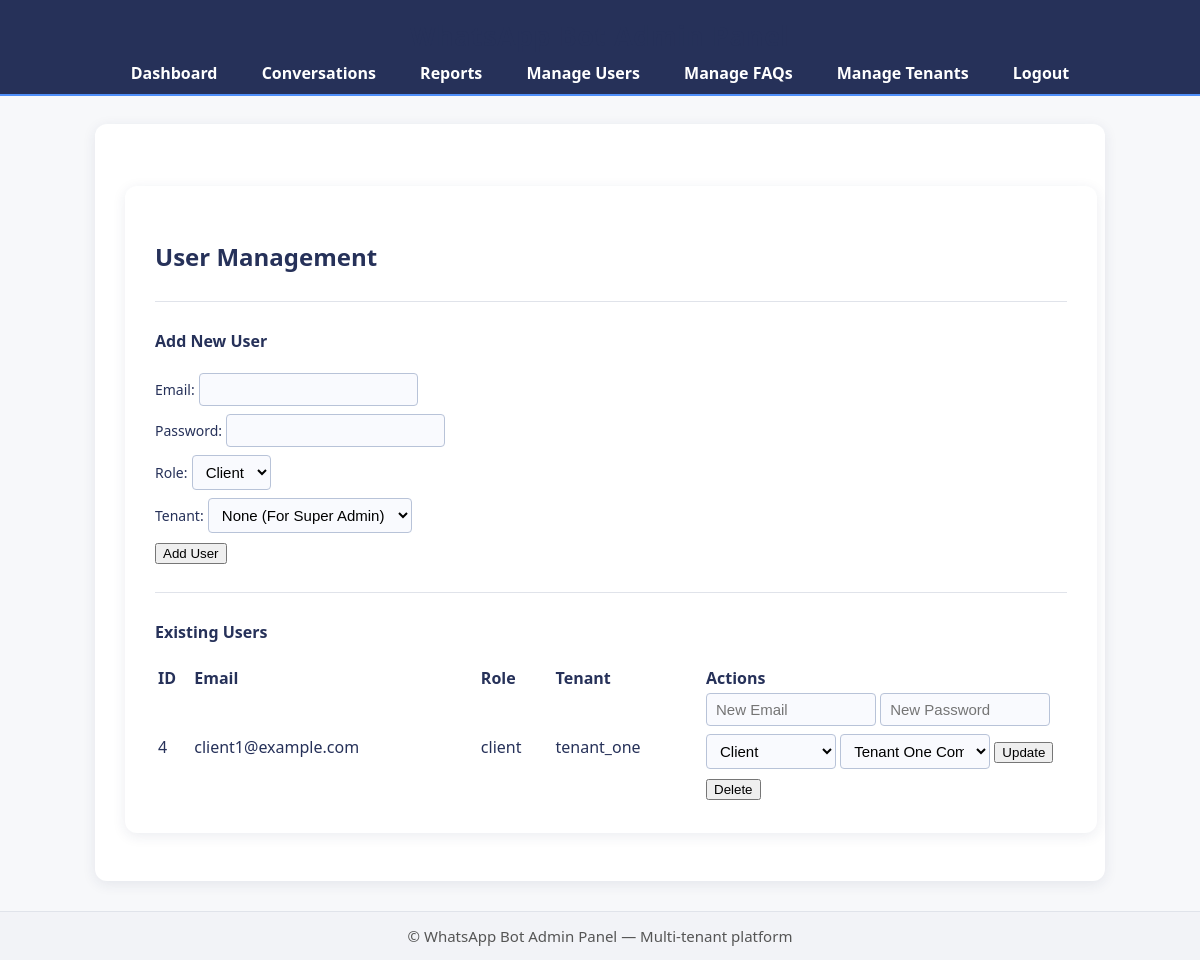
Page /manage_users (signed in) on the committed database.
### tables this page shows
CREATE TABLE users (
                    id INTEGER PRIMARY KEY AUTOINCREMENT,
                    uid TEXT UNIQUE, -- Firebase User ID (optional)
                    email TEXT UNIQUE NOT NULL,
                    password_hash TEXT, -- For local authentication
                    role TEXT NOT NULL, -- admin or client
                    tenant_id TEXT, -- The ID of the tenant this user belongs to
                    FOREIGN KEY (tenant_id) REFERENCES tenants(tenant_id)
                );

CREATE TABLE tenants (
                    tenant_id TEXT PRIMARY KEY,
                    tenant_name TEXT NOT NULL,
                    whatsapp_phone_number_id TEXT NOT NULL, -- Ensure this is unique
                    whatsapp_api_token TEXT NOT NULL,
                    ai_system_instruction TEXT,
                    ai_model_name TEXT
                );

### routes/users.py (the view, shortened to what this page needs)
@users_bp.route('/manage_users', methods=['GET', 'POST'])
@login_required
@role_required(['super_admin', 'admin'])
def manage_users():
    tenants = get_all_tenants()
    messages = []
    if current_user.role == 'super_admin':
        users = get_all_users()
    elif current_user.role == 'admin':
        users = [
            user for user in get_all_users()
            if user['tenant_id'] == current_user.tenant_id and user['role'] == 'client'
        ]
    else:
        users = []
    return render_template('manage_users.html', tenants=tenants, users=users, current_user=current_user, messages=messages)

### app.py (called while the page is built)
@app.context_processor
def inject_firebase_config():
    return {
        'FIREBASE_API_KEY': FIREBASE_API_KEY,
        'FIREBASE_AUTH_DOMAIN': FIREBASE_AUTH_DOMAIN,
        'FIREBASE_PROJECT_ID': FIREBASE_PROJECT_ID,
        'FIREBASE_STORAGE_BUCKET': FIREBASE_STORAGE_BUCKET,
        'FIREBASE_MESSAGING_SENDER_ID': FIREBASE_MESSAGING_SENDER_ID,
        'FIREBASE_APP_ID': FIREBASE_APP_ID,
        'FIREBASE_ENABLED': FIREBASE_ENABLED  # <-- Make available in all templates
    }

### auth.py (called while the page is built)
def load_user(uid):
    logger.debug(f"[LOGIN_DEBUG] load_user called with uid={uid}")
    if uid:
        user_data = get_user_by_uid(uid)
        logger.debug(f"[LOGIN_DEBUG] user_data loaded: {user_data}")
        if user_data:
            return User(user_data['uid'], user_data['email'], user_data['role'], user_data['tenant_id'])
        else:
            logger.warning(f"[LOGIN_DEBUG] No user found in DB with uid={uid}")
    else:
        logger.warning("[LOGIN_DEBUG] load_user called with None uid")
    return None

### db/db_connection.py (called while the page is built)
def get_db_connection():
    conn = None
    try:
        conn = sqlite3.connect(DATABASE_NAME)
        conn.row_factory = sqlite3.Row  # This allows access to columns by name
        conn.execute("PRAGMA foreign_keys = ON;")
        logger.debug(f"Successfully connected to database: {DATABASE_NAME}")
    except sqlite3.Error as e:
        logger.critical(f"Error connecting to database {DATABASE_NAME}: {e}")
        raise  # Re-raise the exception for the calling code to handle
    return conn

### db/tenants_crud.py (called while the page is built)
def get_all_tenants():
    try:
        conn = get_db_connection()
        cursor = conn.cursor()
        cursor.execute("SELECT * FROM tenants")
        rows = cursor.fetchall()
        return [dict(row) for row in rows]
    except sqlite3.Error as e:
        logger.error(f"Error fetching tenants: {e}", exc_info=True)
        return []
    finally:
        conn.close()

### db/users_crud.py (called while the page is built)
def get_user_by_uid(uid):
    conn = get_db_connection()
    try:
        cursor = conn.cursor()
        cursor.execute("SELECT * FROM users WHERE uid = ?", (uid,))
        row = cursor.fetchone()
        return dict(row) if row else None
    except sqlite3.Error as e:
        logger.error(f"Error fetching user by UID: {e}", exc_info=True)
        return None
    finally:
        conn.close()

### templates/manage_users.html (shortened to what this page needs)
{% extends "base.html" %}
{% block body_content %}
<div class="container mt-4">
    <h2>User Management</h2>
    <hr>
    <h4>Add New User</h4>
    <form method="POST" action="{{ url_for('users_routes.manage_users') }}" class="mb-4">
        <div class="mb-3">
            <label class="form-label">Email:</label>
            <input type="email" name="email" class="form-control" required>
        </div>
        <div class="mb-3">
            <label class="form-label">Password:</label>
            <input type="password" name="password" class="form-control" required>
        </div>
        <div class="mb-3">
            <label class="form-label">Role:</label>
            <select name="role" class="form-select" required>
                {% if current_user.role == 'super_admin' %}
                    <option value="client">Client</option>
                    <option value="admin">Tenant Admin</option>
                {% elif current_user.role == 'admin' %}
                    <option value="client">Client</option>
                {% endif %}
            </select>
        </div>
        <div class="mb-3">
            <label class="form-label">Tenant:</label>
            <select name="tenant_id" class="form-select" {% if current_user.role == 'admin' %}required{% endif %}>
                <option value="">None (For Super Admin)</option>
            </select>
        </div>
        <button type="submit" class="btn btn-primary">Add User</button>
    </form>
    <hr>
    <h4>Existing Users</h4>
    <table class="table table-bordered table-hover align-middle">
        <thead class="table-dark">
            <tr>
                <th>ID</th>
                <th>Email</th>
                <th>Role</th>
                <th>Tenant</th>
                <th style="width: 40%">Actions</th>
            </tr>
        </thead>
        <tbody>
            {% for user in users %}
                {% if current_user.role == 'super_admin' or (current_user.role == 'admin' and user['tenant_id'] == current_user.tenant_id and user['role'] == 'client') %}
                <tr>
                    <td>{{ user['id'] }}</td>
                    <td>{{ user['email'] }}</td>
                    <td>{{ user['role'] }}</td>
                    <td>{{ user['tenant_id'] or 'None' }}</td>
                    <td>
                        {% if current_user.role == 'super_admin' or (user['tenant_id'] == current_user.tenant_id and user['role'] == 'client') %}
                        <form method="POST" action="{{ url_for('users_routes.manage_users') }}" class="d-inline-block me-2">
                            <input type="text" name="email" placeholder="New Email" class="form-control d-inline-block mb-1" style="width: 150px;">
                            <input type="password" name="password" placeholder="New Password" class="form-control d-inline-block mb-1" style="width: 150px;">
                            <select name="role" class="form-select d-inline-block mb-1" style="width: 130px;">
                                <option value="client" {% if user['role'] == 'client' %}selected{% endif %}>Client</option>
                            </select>
                            <select name="tenant_id" class="form-select d-inline-block mb-1" style="width: 150px;">
                                {% for tenant in tenants %}
                                    {% if current_user.role == 'super_admin' or tenant['tenant_id'] == current_user.tenant_id %}
                                        <option value="{{ tenant['tenant_id'] }}" {% if tenant['tenant_id'] == (user['tenant_id'] or '') %}selected{% endif %}>
                                            {{ tenant['tenant_name'] }}
                                        </option>
                                    {% endif %}
                                {% endfor %}
                            </select>
                            <button type="submit" class="btn btn-warning btn-sm">Update</button>
                        </form>
                        <form method="POST" action="{{ url_for('users_routes.manage_users') }}" class="d-inline-block">
                            <button type="submit" class="btn btn-danger btn-sm">Delete</button>
                        </form>
                        {% endif %}
                    </td>
                </tr>
                {% endif %}
            {% endfor %}
        </tbody>
    </table>
</div>
{% endblock %}

### static/css/main.css (style rules this page uses)
body { font-family: 'Segoe UI', Arial, sans-serif; background-color: #f7f8fa; color: #263159; margin: 0; padding: 0; }
.container { background-color: #fff; margin: 28px auto 18px auto; padding: 34px 30px 30px 30px; border-radius: 12px; box-shadow: 0 3px 14px rgba(38,49,89, 0.09); max-width: 950px; width: 96%; text-align: left; }
h1, h2, h3 { color: #263159; margin-bottom: 22px; }
input, select, textarea { border: 1px solid #b8c3d8; border-radius: 4px; padding: 7px 9px; font-size: 15px; margin-bottom: 8px; background: #f9fafe; }
label { color: #263159; font-size: 14px; margin-bottom: 3px; }
hr { border: none; border-top: 1px solid #e0e3ea; margin: 28px 0; }

### rows in the picture
users: role "Client"
users: id "4", email "client1@example.com", role "client", tenant "tenant_one", role "Client", tenant_id "Tenant One Company"
